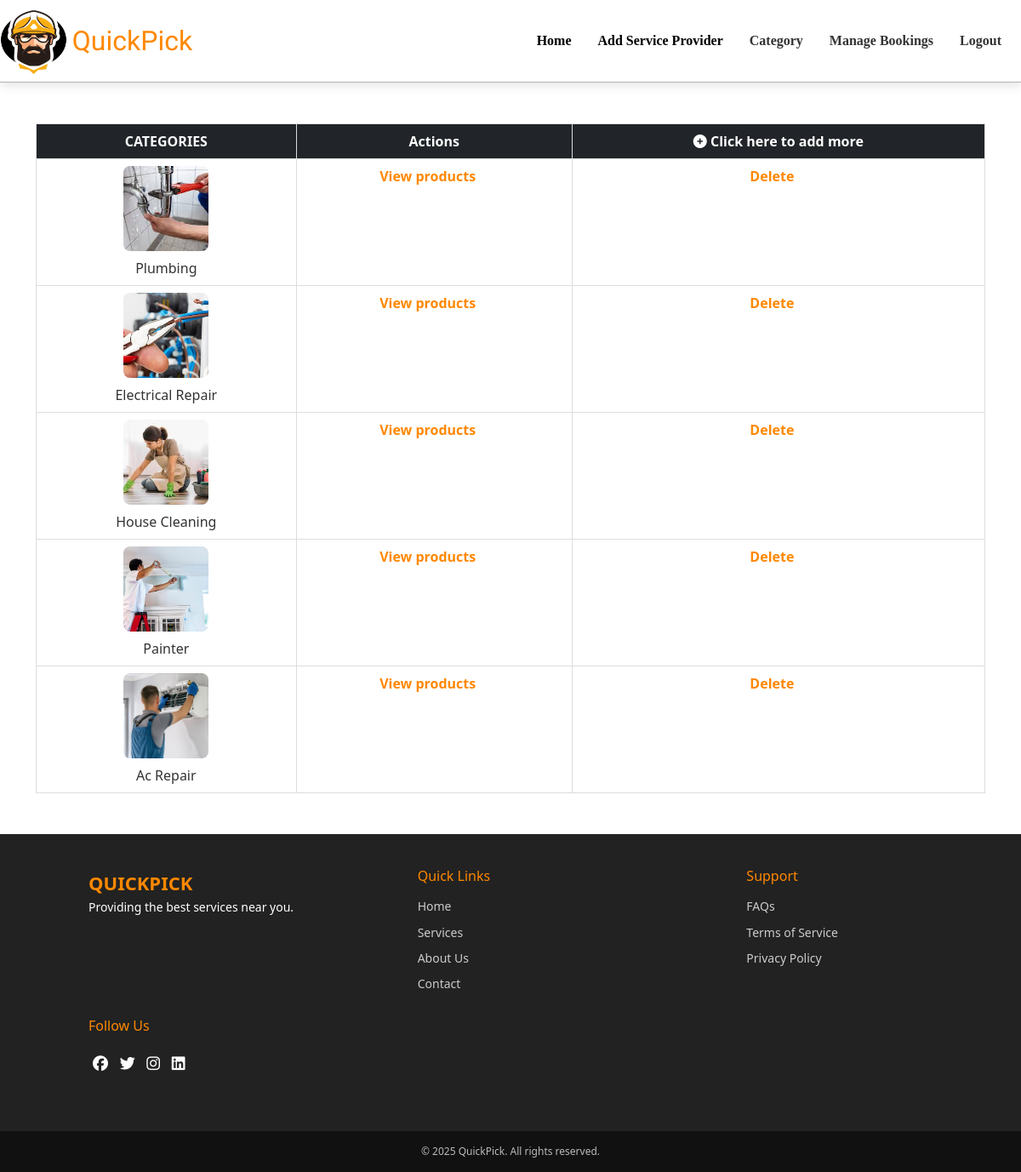
Page /view_category on the committed database.
### app/models.py (models this page shows)
class Category(models.Model):
    category = models.TextField()
    img = models.FileField()

### app/views.py (the view)
# urls.py: path('view_category',views.view_category),
def view_category(req):
    category=Category.objects.all()
    return render(req,'admin/view_category.html',{'category':category})

### templates/admin/view_category.html (shortened to what this page needs)
<!DOCTYPE html>
<html lang="en">
<head>
    {% load static %}
    <link rel="stylesheet" href="{% static 'css/view_cat_style.css' %}">
    <link rel="stylesheet" href="{% static 'css/footer.css' %}">
    <link rel="stylesheet" href="https://cdnjs.cloudflare.com/ajax/libs/font-awesome/6.5.0/css/all.min.css">
    <link rel="stylesheet" href="https://cdnjs.cloudflare.com/ajax/libs/font-awesome/6.5.1/css/all.min.css">
    <link href="https://cdn.jsdelivr.net/npm/bootstrap@5.3.3/dist/css/bootstrap.min.css" rel="stylesheet">
</head>
<body>
    <nav class="navbar navbar-expand-lg">
      <a href="../../admin_home">
        <img src="../../static/logo.png" alt="logo" width="80" height="80">
        <a class="navbar-brand" href="#">QuickPick</a>
        </a>
        <div class="collapse navbar-collapse" id="navbarNav">
          <ul class="navbar-nav ms-auto">
            <li class="nav-item">
              <a class="nav-link active" href="../../admin_home">Home</a>
            </li>
            <li class="nav-item">
              <a class="nav-link active" href="add_pro">Add Service Provider</a>
            </li>
            <li class="nav-item">
              <a class="nav-link" href="view_category">Category</a>
            </li>
            <li class="nav-item">
              <a class="nav-link" href="admin_bookings">Manage Bookings</a>
            </li>
            <li class="nav-item">
              <a class="nav-link" href="logout">Logout</a>
            </li>
          </ul>
        </div>
      </nav>
      <div class="container">
    <table class="table table-hover mt-5 mb-5 mx-auto">
        <thead>
            <tr class="table-dark">
                <th scope="col" class="text-light">CATEGORIES</th>
                <th scope="col">Actions</th>
                <th scope="col">
                    <a style="color: white;" href="../category">
                        <i class="fas fa-plus-circle"></i> Click here to add more
                    </a>
                </th>
            </tr>
        </thead>
        <tbody>
            {% for i in category %}
            <tr>
                <td class="category-cell">
                    <div class="category-box">
                        <img src="{{ i.img.url }}" alt="" class="category-img">
                        <span class="category-text">{{ i.category }}</span>
                    </div>
                </td>
                <td><a href="view_service/{{i.pk }}/">View products</a></td>
                <td><a href="delete_category/{{ i.pk }}" class="delete-btn">Delete</a></td>
            </tr>
            {% endfor %}
        </tbody>
    </table>
      </div>
    <footer class="footer">
        <div class="footer-section">
            <div class="footer-logo">QuickPick</div>
            <p>Providing the best services near you.</p>
        </div>
        <div class="footer-section footer-links">
            <h4>Quick Links</h4>
            <a href="#">Home</a>
            <a href="#">Services</a>
            <a href="#">About Us</a>
            <a href="#">Contact</a>
        </div>
        <div class="footer-section footer-links">
            <h4>Support</h4>
            <a href="#">FAQs</a>
            <a href="#">Terms of Service</a>
            <a href="#">Privacy Policy</a>
        </div>
        <div class="footer-section">
            <h4>Follow Us</h4>
            <div class="footer-social">
                <a href="#"><i class="fab fa-facebook"></i></a>
                <a href="#"><i class="fab fa-twitter"></i></a>
                <a href="#"><i class="fab fa-instagram"></i></a>
                <a href="#"><i class="fab fa-linkedin"></i></a>
            </div>
        </div>
    </footer>
    <div class="footer-bottom">
        &copy; 2025 QuickPick. All rights reserved.
    </div>
</body>
</html>

### static/css/view_cat_style.css (style rules this page uses)
.navbar { background-color: #fff; box-shadow: 0 4px 12px rgba(0, 0, 0, 0.1); padding: 15px 20px; transition: all 0.3s ease; border-bottom: 1px solid rgba(0, 0, 0, 0.301); margin-bottom:20px; }
.navbar-brand { font-size: 2rem !important; font-family: "Sigmar", serif; font-weight: 400; font-style: normal; color: #ff8800 !important; transition: all 0.3s ease; margin-left: 0.4vw; }
.navbar-nav .nav-item .nav-link { font-size: 1rem; color: #333; margin-right: 15px; transition: all 0.3s ease; font-family: "Dancing Script", serif; font-optical-sizing: auto; font-weight: 700; font-style: normal; }
body { background-color: #fff; font-family: Arial, sans-serif; color: #333; margin: 0; padding: 0; }
.table { width: 80%; margin: 50px auto; border-collapse: collapse; background-color: #fff; }
.table th, .table td { padding: 12px 15px; text-align: center; border: 1px solid #ddd; }
.table-dark { background-color: #ff8800; color: #fff; }
.table a { color: #ff8800; text-decoration: none; font-weight: bold; }
.category-cell { text-align: center; padding: 15px; }
.category-box { display: flex; flex-direction: column; align-items: center; gap: 8px; }
.category-img { border-radius: 8%; width: 100px; height: 100px; object-fit: cover; }
.category-text { font-size: 16px; font-weight: 500; color: #333; }
.delete-btn { color: red; font-weight: bold; }
.table td a { margin-right: 15px; }

### static/css/footer.css (style rules this page uses)
.footer { background: #222; background-size:100%; color: white; padding: 40px 20px; font-size: 14px; line-height: 1.6; display: flex; flex-wrap: wrap; justify-content: space-between; align-items: flex-start; }
.footer-section { margin-left:7vw; flex: 1; min-width: 250px; margin-bottom: 20px; }
.footer-logo { font-size: 22px; font-weight: bold; color: #ff8800; text-transform: uppercase; }
.footer-section h4 { font-size: 16px; margin-bottom: 15px; color: #ff8800; }
.footer-links a { display: block; color: #ccc; text-decoration: none; margin-bottom: 8px; transition: color 0.3s; }
.footer-social a { display: inline-block; margin: 5px; color: white; font-size: 18px; transition: color 0.3s; }
.footer-bottom { text-align: center; padding: 15px; background: #111; font-size: 12px; color: #bbb; }

### rows in the picture
Category: img (picture), category "Plumbing"
Category: img (picture), category "Electrical Repair"
Category: img (picture), category "House Cleaning"
Category: img (picture), category "Painter"
Category: img (picture), category "Ac Repair"
